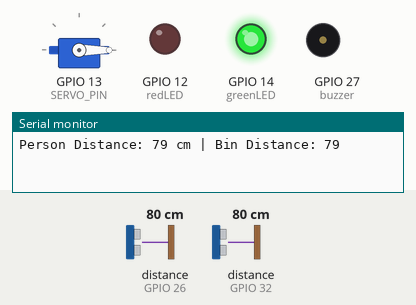
Recording of a sketch running on a simulated ESP32. Parts: servo, output pins drawn as LEDs (lit = HIGH), buzzer (waves = sounding, pin HIGH), the last lines printed to the serial monitor. Wiring (inferred from the names in the program): 2 × ultrasonic range finder: trigger GPIO 25, echo GPIO 26 / trigger GPIO 33, echo GPIO 32. The inputs (shaded band) are chosen by the test bench; at power-on: distance to the obstacle (sensors on GPIO 26, GPIO 32) 80 cm. The echo pulse lasts 58.3 µs per cm; WiFi joins after 1.5 s; servers stay silent unless stated; pins used as bus, display or sensor lines are not drawn.

Above: at 3.0 s.
3.1 s: distance to the obstacle (sensor on GPIO 26) set to 13 cm
5.0 s: distance to the obstacle (sensor on GPIO 26) set to 10 cm
At 6.9 s:
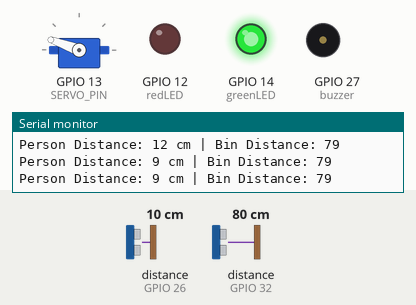
9.2 s: distance to the obstacle (sensor on GPIO 32) set to 8 cm
12.3 s: distance to the obstacle (sensor on GPIO 32) set to 5 cm
At 16.0 s:
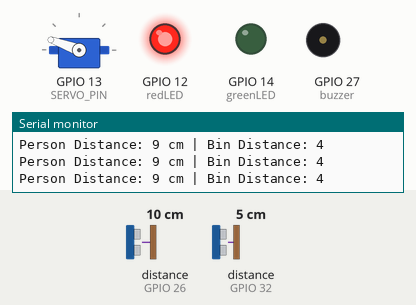
16.3 s: distance to the obstacle (sensor on GPIO 26) set to 18 cm
At 17.5 s:
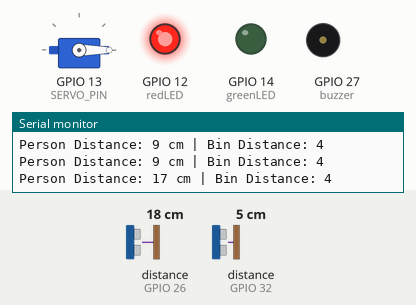
20.5 s: distance to the obstacle (sensor on GPIO 26) set to 2 cm
At 25.0 s:
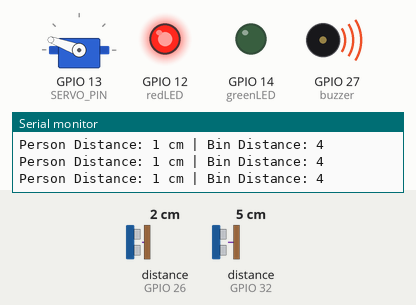
Timing chart, 0 to 25.7 s (numbered marks = the images above; inputs shaded):
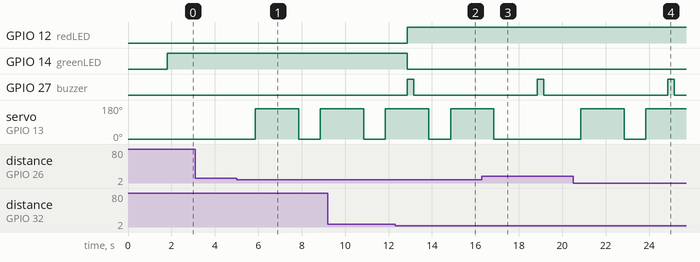

The sketch:

Smart_Dustbin.ino
```cpp
#define BLYNK_TEMPLATE_ID "TMPL6xp9rQaCC"
#define BLYNK_TEMPLATE_NAME "Smart Dustbin"
#define BLYNK_AUTH_TOKEN "LTO6g-4JxAwUNUHdLgOCvw_e1JhwhWRG"

#define BLYNK_PRINT Serial

#include <WiFi.h>
#include <WiFiClient.h>
#include <BlynkSimpleEsp32.h>
#include <ESP32Servo.h>

char auth[] = BLYNK_AUTH_TOKEN;
char ssid[] = "DESKTOP-2415SD9 6742";
char pass[] = "C231037M";

BlynkTimer timer;
Servo servo;

// Configurable Servo Pins and Angles
#define SERVO_PIN 13
const int lidOpenAngle = 160;
const int lidCloseAngle = 0;

// Pins for sensors and indicators
#define trigPinLid 25
#define echoPinLid 26
#define trigPinBin 33
#define echoPinBin 32
#define redLED 12
#define greenLED 14
#define buzzer 27

bool manualOpen = false;
unsigned long lastBuzzerTime = 0;
unsigned long lidOpenedTime = 0;
bool lidOpen = false;

void setup() {
  Serial.begin(115200);

  Blynk.begin(auth, ssid, pass);

  // Servo
  servo.attach(SERVO_PIN);
  servo.write(lidCloseAngle);

  // Sensors
  pinMode(trigPinLid, OUTPUT);
  pinMode(echoPinLid, INPUT);
  pinMode(trigPinBin, OUTPUT);
  pinMode(echoPinBin, INPUT);

  // LED & Buzzer
  pinMode(redLED, OUTPUT);
  pinMode(greenLED, OUTPUT);
  pinMode(buzzer, OUTPUT);

  digitalWrite(redLED, LOW);
  digitalWrite(greenLED, HIGH);
  digitalWrite(buzzer, LOW);

  // Run sensor every second
  timer.setInterval(1000L, readSensors);
}

void loop() {
  Blynk.run();
  timer.run();
  checkAutoCloseLid();
}

int getDistance(int trigPin, int echoPin) {
  digitalWrite(trigPin, LOW);
  delayMicroseconds(2);
  digitalWrite(trigPin, HIGH);
  delayMicroseconds(10);
  digitalWrite(trigPin, LOW);

  long duration = pulseIn(echoPin, HIGH, 30000); // timeout after 30ms
  int distance = duration * 0.034 / 2;
  return (distance == 0) ? 999 : distance;
}

void readSensors() {
  int personDistance = getDistance(trigPinLid, echoPinLid);
  delay(50);
  int binDistance = getDistance(trigPinBin, echoPinBin);

  Serial.print("Person Distance: ");
  Serial.print(personDistance);
  Serial.print(" cm | Bin Distance: ");
  Serial.println(binDistance);

  int binLevel = map(binDistance, 16, 3, 0, 100);
  binLevel = constrain(binLevel, 0, 100);

  Blynk.virtualWrite(V0, binLevel);

  // LED indicator
  if (binLevel > 80) {
    digitalWrite(redLED, HIGH);
    digitalWrite(greenLED, LOW);

    if (millis() - lastBuzzerTime >= 5000) {
      digitalWrite(buzzer, HIGH);
      delay(300);
      digitalWrite(buzzer, LOW);
      lastBuzzerTime = millis();
    }
  } else {
    digitalWrite(redLED, LOW);
    digitalWrite(greenLED, HIGH);
    digitalWrite(buzzer, LOW);
  }

  // Automatic lid control
  if (!manualOpen) {
    if (personDistance > 0 && personDistance <= 10 && !lidOpen) {
      servo.write(lidOpenAngle);
      lidOpenedTime = millis();
      lidOpen = true;
      Blynk.virtualWrite(V1, 1);
    }
  }
}

void checkAutoCloseLid() {
  if (!manualOpen && lidOpen && (millis() - lidOpenedTime > 2000)) {
    servo.write(lidCloseAngle);
    lidOpen = false;
    Blynk.virtualWrite(V1, 0);
  }
}

// Manual control from Blynk (V1)
BLYNK_WRITE(V1) {
  int value = param.asInt();
  if (value == 1) {
    servo.write(lidOpenAngle);
    manualOpen = true;
    lidOpen = true;
    Blynk.virtualWrite(V1, 1);
  } else {
    servo.write(lidCloseAngle);
    manualOpen = false;
    lidOpen = false;
    Blynk.virtualWrite(V1, 0);
  }
}
```

Measured:
- the behaviour switches between 12 and 11 cm on distance to the obstacle (sensor on GPIO 26) (found by bisection; images 0 and 1)
- the behaviour switches between 7 and 6 cm on distance to the obstacle (sensor on GPIO 32) (found by bisection; images 1 and 2)
- after the input at 5.0 s, servo on GPIO 13 (SERVO_PIN): 0° → 160° after 0.86 s, → 0° 2.0 s later, → 160° 1.0 s later
- after the input at 12.3 s, GPIO 12 (redLED): LOW → HIGH after 0.56 s; GPIO 14 (greenLED): HIGH → LOW after 0.56 s; GPIO 27 (buzzer): LOW → HIGH after 0.56 s, → LOW 0.30 s later
- after the input at 16.3 s, servo on GPIO 13 (SERVO_PIN): goes on until 16.9 s, then stays 0°
- after the input at 20.5 s, servo on GPIO 13 (SERVO_PIN): 0° → 160° after 0.36 s, → 0° 2.0 s later, → 160° 1.0 s later
